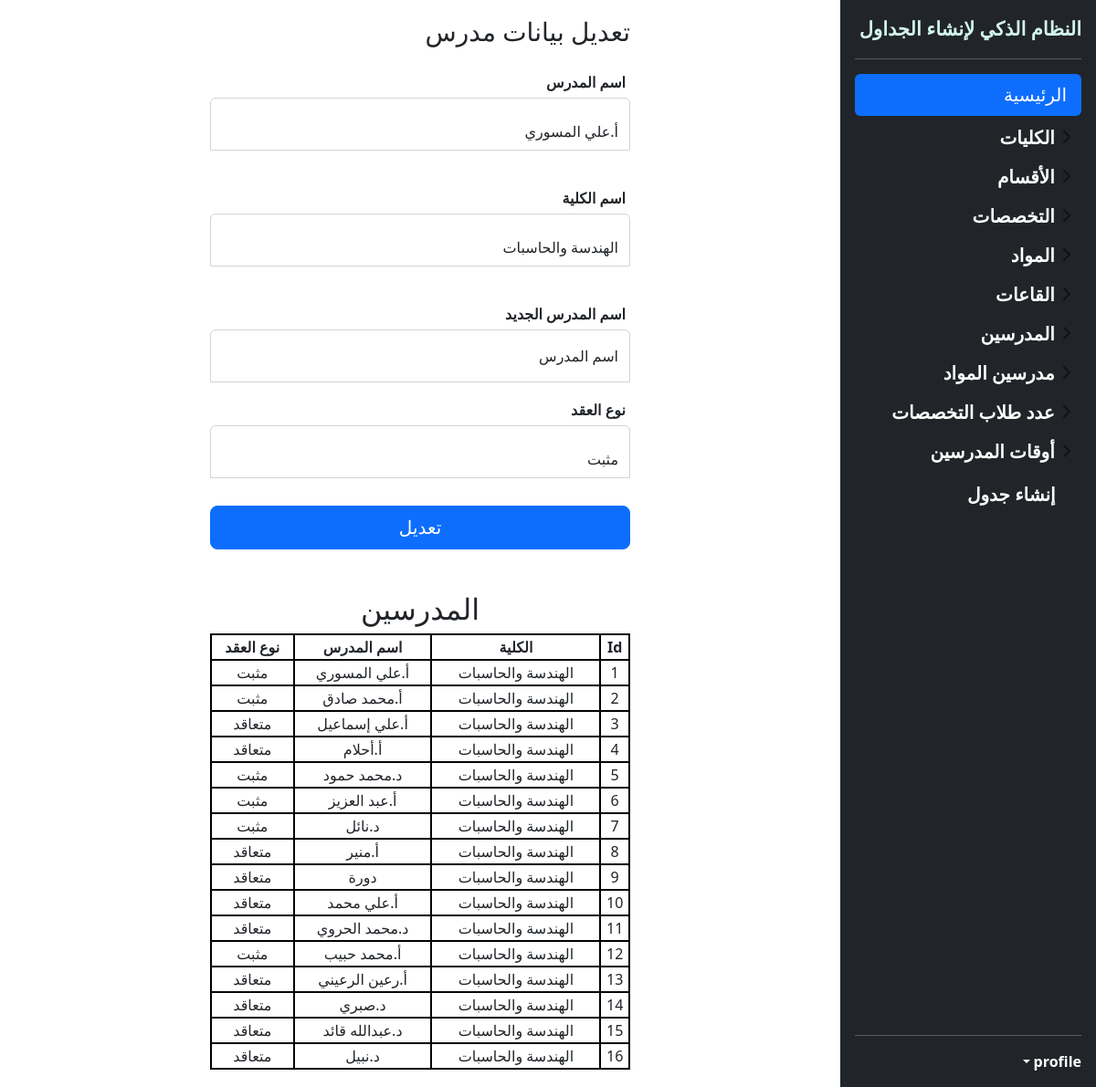
Before: /update_teacher with the older database file.
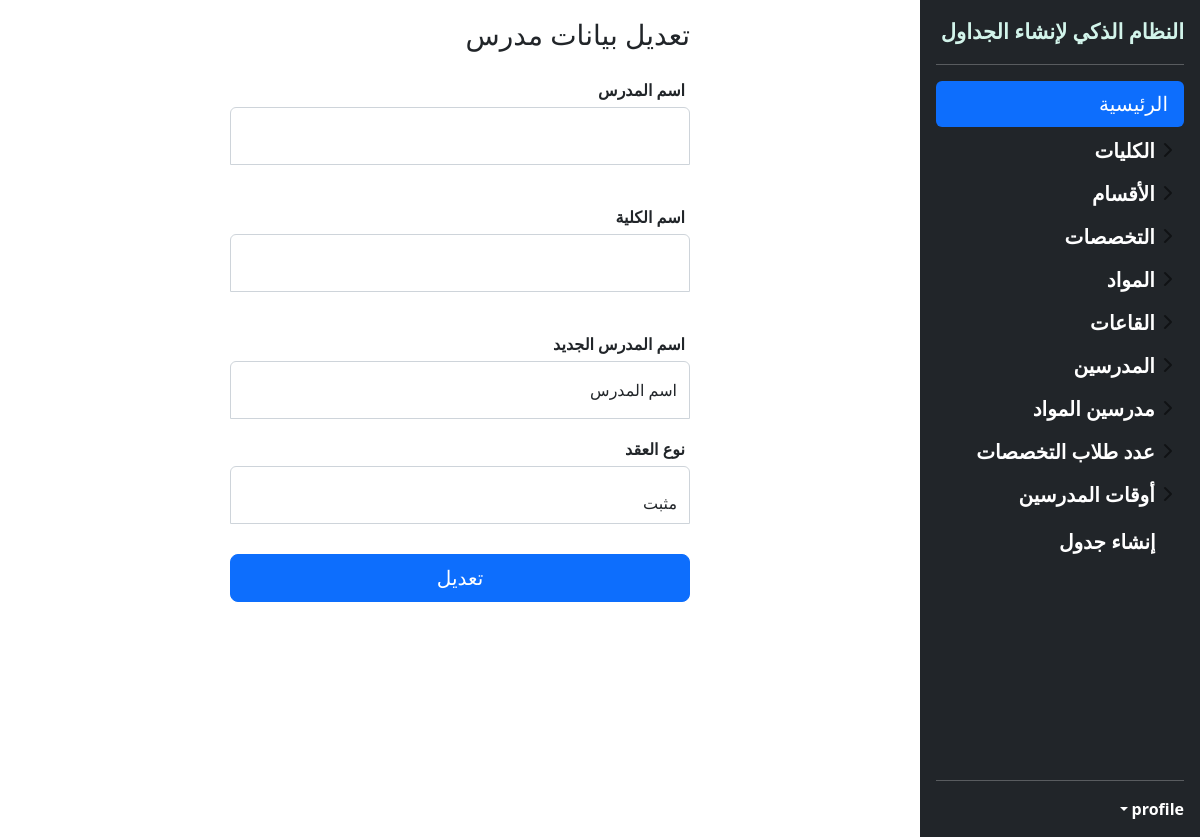
After: the same page with the newer database file.
### app.py (models this page shows)
class Teacher(db.Model):
    teach_id = db.Column(db.Integer, primary_key=True)
    coll = db.Column(db.Integer, db.ForeignKey('college.coll_id'), nullable=False)
    teach_name = db.Column(db.String(50), unique=True, nullable=False)
    contract = db.Column(db.String(15), nullable=False)

class College(db.Model):
    coll_id = db.Column(db.Integer, primary_key=True)
    coll_name = db.Column(db.String(70), unique=True, nullable=False)
    departments = db.relationship("Department", backref="college")
    majors = db.relationship("Major", backref="college")
    teachers = db.relationship("Teacher", backref="college")

### app.py (the view, shortened to what this page needs)
@app.route('/update_teacher', methods=['GET', 'POST'])
def update_teacher():
    all_colls = db.session.query(College).all()
    all_teachers = db.session.query(Teacher).all()
    return render_template('updateTeacher.html', all_colls=all_colls, all_teachers=all_teachers)

### templates/updateTeacher.html (shortened to what this page needs)
{% include 'header.html' %}
<aside class="cont">
<main class="form-signin w-50 m-auto">
  <form action="{{ url_for('update_teacher') }}" method="post">
    <h1 class="h3 mb-3 fw-normal">تعديل بيانات مدرس</h1>
   <label class="lab">اسم المدرس</label>
      <div class="form-floating">
      <select name="tName" class="form-control" id="floatingType">
          {% for t in all_teachers %}
          <option>{{ t.teach_name }}</option>
          {% endfor %}
      </select>
    </div>
      <label class="lab">اسم الكلية</label>
      <div class="form-floating">
      <select name="cName" class="form-control" id="floatingType">
          {% for c in all_colls %}
          <option>{{ c.coll_name }}</option>
          {% endfor %}
      </select>
    </div>
  <label class="lab">اسم المدرس الجديد</label>
    <div class="form-floating">
      <input type="text" autocomplete="off" class="form-control" name="newName" id="floatingInput" placeholder="اسم المدرس" required>
      <label for="floatingInput">اسم المدرس</label>
    </div>
   <label class="lab">نوع العقد</label>
      <div class="form-floating">
      <select name="con" class="form-control" id="floatingType">
          <option>مثبت</option>
      </select>
    <button class="w-100 btn btn-lg btn-primary" type="submit">تعديل</button>
      </div>
  </form>
        <article class="data">
        {% if all_teachers != [] %}
            <h2>المدرسين</h2>
        <table class="tdata">
            <th>
            Id
            </th>
            <th>
                الكلية
            </th>
          <th>
                اسم المدرس
            </th>
                  <th>
                نوع العقد
            </th>
        <tr>
        {% for t in all_teachers %}
                <td>{{ t.teach_id }}</td>
                {% for c in all_colls %}
                    {% if c.coll_id == t.coll %}
                    <td>{{ c.coll_name }}</td>
                    {% endif %}
                    {% endfor %}
            <td>{{ t.teach_name }}</td>
            <td>{{ t.contract }}</td>
            </tr>
        {% endfor %}
            </table>
    {% endif %}
    </article>
</main>
</aside>
{% include 'footer.html' %}

Changed rows visible on the page:
removed Teacher: teach_id "1", teach_name "أ.علي المسوري", contract "مثبت"
removed College: coll_name "الهندسة والحاسبات"
removed Teacher: teach_id "2", teach_name "أ.محمد صادق", contract "مثبت"
removed Teacher: teach_id "3", teach_name "أ.علي إسماعيل", contract "متعاقد"
removed Teacher: teach_id "4", teach_name "أ.أحلام", contract "متعاقد"
removed Teacher: teach_id "5", teach_name "د.محمد حمود", contract "مثبت"
removed Teacher: teach_id "6", teach_name "أ.عبد العزيز", contract "مثبت"
removed Teacher: teach_id "7", teach_name "د.نائل", contract "مثبت"
removed Teacher: teach_id "8", teach_name "أ.منير", contract "متعاقد"
removed Teacher: teach_id "9", teach_name "دورة", contract "متعاقد"
removed Teacher: teach_id "10", teach_name "أ.علي محمد", contract "متعاقد"
removed Teacher: teach_id "11", teach_name "د.محمد الحروي", contract "متعاقد"
removed Teacher: teach_id "12", teach_name "أ.محمد حبيب", contract "مثبت"
removed Teacher: teach_id "13", teach_name "أ.رعين الرعيني", contract "متعاقد"
removed Teacher: teach_id "14", teach_name "د.صبري", contract "متعاقد"
removed Teacher: teach_id "15", teach_name "د.عبدالله قائد", contract "متعاقد"
removed Teacher: teach_id "16", teach_name "د.نبيل", contract "متعاقد"
Other visible differences:
form field tName: "أ.علي المسوري" → (not shown)
form field cName: "الهندسة والحاسبات" → (not shown)
text no longer shown: "المدرسين Id الكلية اسم المدرس نوع العقد"
